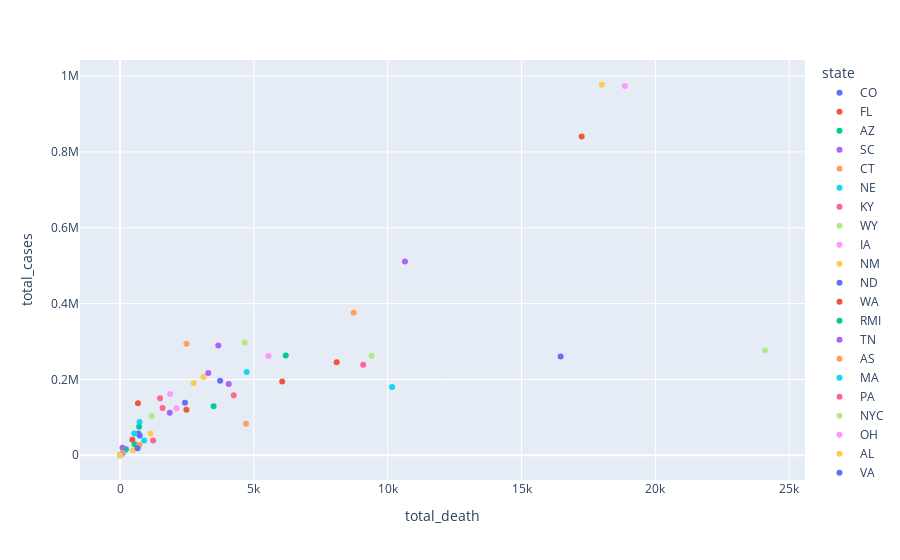

Write notebook code for a chart like this one.
### Code cell
f.update_layout(hovermode="closest")

f

### Figure 1 — Plotly figure (JSON) as saved in the notebook; plotly's stock layout.template omitted (floating-point values rounded to 4 significant figures)
{"data": [{"hovertemplate": "state=CO<br>total_death=%{x}<br>total_cases=%{y}<extra></extra>", "legendgroup": "CO", "marker": {"color": "#636efa", "symbol": "circle"}, "mode": "markers", "name": "CO", "orientation": "v", "showlegend": true, "type": "scatter", "x": [2427], "xaxis": "x", "y": [138427], "yaxis": "y"}, {"hovertemplate": "state=FL<br>total_death=%{x}<br>total_cases=%{y}<extra></extra>", "legendgroup": "FL", "marker": {"color": "#EF553B", "symbol": "circle"}, "mode": "markers", "name": "FL", "orientation": "v", "showlegend": true, "type": "scatter", "x": [17248], "xaxis": "x", "y": [840652], "yaxis": "y"}, {"hovertemplate": "state=AZ<br>total_death=%{x}<br>total_cases=%{y}<extra></extra>", "legendgroup": "AZ", "marker": {"color": "#00cc96", "symbol": "circle"}, "mode": "markers", "name": "AZ", "orientation": "v", "showlegend": true, "type": "scatter", "x": [6192], "xaxis": "x", "y": [263133], "yaxis": "y"}, {"hovertemplate": "state=SC<br>total_death=%{x}<br>total_cases=%{y}<extra></extra>", "legendgroup": "SC", "marker": {"color": "#ab63fa", "symbol": "circle"}, "mode": "markers", "name": "SC", "orientation": "v", "showlegend": true, "type": "scatter", "x": [4062], "xaxis": "x", "y": [187738], "yaxis": "y"}, {"hovertemplate": "state=CT<br>total_death=%{x}<br>total_cases=%{y}<extra></extra>", "legendgroup": "CT", "marker": {"color": "#FFA15A", "symbol": "circle"}, "mode": "markers", "name": "CT", "orientation": "v", "showlegend": true, "type": "scatter", "x": [4707], "xaxis": "x", "y": [82987], "yaxis": "y"}, {"hovertemplate": "state=NE<br>total_death=%{x}<br>total_cases=%{y}<extra></extra>", "legendgroup": "NE", "marker": {"color": "#19d3f3", "symbol": "circle"}, "mode": "markers", "name": "NE", "orientation": "v", "showlegend": true, "type": "scatter", "x": [730], "xaxis": "x", "y": [87733], "yaxis": "y"}, {"hovertemplate": "state=KY<br>total_death=%{x}<br>total_cases=%{y}<extra></extra>", "legendgroup": "KY", "marker": {"color": "#FF6692", "symbol": "circle"}, "mode": "markers", "name": "KY", "orientation": "v", "showlegend": true, "type": "scatter", "x": [1590], "xaxis": "x", "y": [124646], "yaxis": "y"}, {"hovertemplate": "state=WY<br>total_death=%{x}<br>total_cases=%{y}<extra></extra>", "legendgroup": "WY", "marker": {"color": "#B6E880", "symbol": "circle"}, "mode": "markers", "name": "WY", "orientation": "v", "showlegend": true, "type": "scatter", "x": [127], "xaxis": "x", "y": [19242], "yaxis": "y"}, {"hovertemplate": "state=IA<br>total_death=%{x}<br>total_cases=%{y}<extra></extra>", "legendgroup": "IA", "marker": {"color": "#FF97FF", "symbol": "circle"}, "mode": "markers", "name": "IA", "orientation": "v", "showlegend": true, "type": "scatter", "x": [1874], "xaxis": "x", "y": [161803], "yaxis": "y"}, {"hovertemplate": "state=NM<br>total_death=%{x}<br>total_cases=%{y}<extra></extra>", "legendgroup": "NM", "marker": {"color": "#FECB52", "symbol": "circle"}, "mode": "markers", "name": "NM", "orientation": "v", "showlegend": true, "type": "scatter", "x": [1144], "xaxis": "x", "y": [57547], "yaxis": "y"}, {"hovertemplate": "state=ND<br>total_death=%{x}<br>total_cases=%{y}<extra></extra>", "legendgroup": "ND", "marker": {"color": "#636efa", "symbol": "circle"}, "mode": "markers", "name": "ND", "orientation": "v", "showlegend": true, "type": "scatter", "x": [686], "xaxis": "x", "y": [57373], "yaxis": "y"}, {"hovertemplate": "state=WA<br>total_death=%{x}<br>total_cases=%{y}<extra></extra>", "legendgroup": "WA", "marker": {"color": "#EF553B", "symbol": "circle"}, "mode": "markers", "name": "WA", "orientation": "v", "showlegend": true, "type": "scatter", "x": [2482], "xaxis": "x", "y": [120011], "yaxis": "y"}, {"hovertemplate": "state=RMI<br>total_death=%{x}<br>total_cases=%{y}<extra></extra>", "legendgroup": "RMI", "marker": {"color": "#00cc96", "symbol": "circle"}, "mode": "markers", "name": "RMI", "orientation": "v", "showlegend": true, "type": "scatter", "x": [0], "xaxis": "x", "y": [1], "yaxis": "y"}, {"hovertemplate": "state=TN<br>total_death=%{x}<br>total_cases=%{y}<extra></extra>", "legendgroup": "TN", "marker": {"color": "#ab63fa", "symbol": "circle"}, "mode": "markers", "name": "TN", "orientation": "v", "showlegend": true, "type": "scatter", "x": [3672], "xaxis": "x", "y": [289749], "yaxis": "y"}, {"hovertemplate": "state=AS<br>total_death=%{x}<br>total_cases=%{y}<extra></extra>", "legendgroup": "AS", "marker": {"color": "#FFA15A", "symbol": "circle"}, "mode": "markers", "name": "AS", "orientation": "v", "showlegend": true, "type": "scatter", "x": [0], "xaxis": "x", "y": [3], "yaxis": "y"}, {"hovertemplate": "state=MA<br>total_death=%{x}<br>total_cases=%{y}<extra></extra>", "legendgroup": "MA", "marker": {"color": "#19d3f3", "symbol": "circle"}, "mode": "markers", "name": "MA", "orientation": "v", "showlegend": true, "type": "scatter", "x": [10165], "xaxis": "x", "y": [179872], "yaxis": "y"}, {"hovertemplate": "state=PA<br>total_death=%{x}<br>total_cases=%{y}<extra></extra>", "legendgroup": "PA", "marker": {"color": "#FF6692", "symbol": "circle"}, "mode": "markers", "name": "PA", "orientation": "v", "showlegend": true, "type": "scatter", "x": [9086], "xaxis": "x", "y": [238657], "yaxis": "y"}, {"hovertemplate": "state=NYC<br>total_death=%{x}<br>total_cases=%{y}<extra></extra>", "legendgroup": "NYC", "marker": {"color": "#B6E880", "symbol": "circle"}, "mode": "markers", "name": "NYC", "orientation": "v", "showlegend": true, "type": "scatter", "x": [24096], "xaxis": "x", "y": [277249], "yaxis": "y"}, {"hovertemplate": "state=OH<br>total_death=%{x}<br>total_cases=%{y}<extra></extra>", "legendgroup": "OH", "marker": {"color": "#FF97FF", "symbol": "circle"}, "mode": "markers", "name": "OH", "orientation": "v", "showlegend": true, "type": "scatter", "x": [5547], "xaxis": "x", "y": [261482], "yaxis": "y"}, {"hovertemplate": "state=AL<br>total_death=%{x}<br>total_cases=%{y}<extra></extra>", "legendgroup": "AL", "marker": {"color": "#FECB52", "symbol": "circle"}, "mode": "markers", "name": "AL", "orientation": "v", "showlegend": true, "type": "scatter", "x": [3120], "xaxis": "x", "y": [206567], "yaxis": "y"}, {"hovertemplate": "state=VA<br>total_death=%{x}<br>total_cases=%{y}<extra></extra>", "legendgroup": "VA", "marker": {"color": "#636efa", "symbol": "circle"}, "mode": "markers", "name": "VA", "orientation": "v", "showlegend": true, "type": "scatter", "x": [3741], "xaxis": "x", "y": [196507], "yaxis": "y"}, {"hovertemplate": "state=MI<br>total_death=%{x}<br>total_cases=%{y}<extra></extra>", "legendgroup": "MI", "marker": {"color": "#EF553B", "symbol": "circle"}, "mode": "markers", "name": "MI", "orientation": "v", "showlegend": true, "type": "scatter", "x": [8094], "xaxis": "x", "y": [245252], "yaxis": "y"}, {"hovertemplate": "state=MS<br>total_death=%{x}<br>total_cases=%{y}<extra></extra>", "legendgroup": "MS", "marker": {"color": "#00cc96", "symbol": "circle"}, "mode": "markers", "name": "MS", "orientation": "v", "showlegend": true, "type": "scatter", "x": [3497], "xaxis": "x", "y": [129394], "yaxis": "y"}, {"hovertemplate": "state=IL<br>total_death=%{x}<br>total_cases=%{y}<extra></extra>", "legendgroup": "IL", "marker": {"color": "#ab63fa", "symbol": "circle"}, "mode": "markers", "name": "IL", "orientation": "v", "showlegend": true, "type": "scatter", "x": [10645], "xaxis": "x", "y": [511183], "yaxis": "y"}, {"hovertemplate": "state=WI<br>total_death=%{x}<br>total_cases=%{y}<extra></extra>", "legendgroup": "WI", "marker": {"color": "#FFA15A", "symbol": "circle"}, "mode": "markers", "name": "WI", "orientation": "v", "showlegend": true, "type": "scatter", "x": [2482], "xaxis": "x", "y": [293812], "yaxis": "y"}, {"hovertemplate": "state=PR<br>total_death=%{x}<br>total_cases=%{y}<extra></extra>", "legendgroup": "PR", "marker": {"color": "#19d3f3", "symbol": "circle"}, "mode": "markers", "name": "PR", "orientation": "v", "showlegend": true, "type": "scatter", "x": [901], "xaxis": "x", "y": [39120], "yaxis": "y"}, {"hovertemplate": "state=OK<br>total_death=%{x}<br>total_cases=%{y}<extra></extra>", "legendgroup": "OK", "marker": {"color": "#FF6692", "symbol": "circle"}, "mode": "markers", "name": "OK", "orientation": "v", "showlegend": true, "type": "scatter", "x": [1496], "xaxis": "x", "y": [150578], "yaxis": "y"}, {"hovertemplate": "state=NC<br>total_death=%{x}<br>total_cases=%{y}<extra></extra>", "legendgroup": "NC", "marker": {"color": "#B6E880", "symbol": "circle"}, "mode": "markers", "name": "NC", "orientation": "v", "showlegend": true, "type": "scatter", "x": [4660], "xaxis": "x", "y": [297442], "yaxis": "y"}, {"hovertemplate": "state=TX<br>total_death=%{x}<br>total_cases=%{y}<extra></extra>", "legendgroup": "TX", "marker": {"color": "#FF97FF", "symbol": "circle"}, "mode": "markers", "name": "TX", "orientation": "v", "showlegend": true, "type": "scatter", "x": [18863], "xaxis": "x", "y": [974230], "yaxis": "y"}, {"hovertemplate": "state=CA<br>total_death=%{x}<br>total_cases=%{y}<extra></extra>", "legendgroup": "CA", "marker": {"color": "#FECB52", "symbol": "circle"}, "mode": "markers", "name": "CA", "orientation": "v", "showlegend": true, "type": "scatter", "x": [18001], "xaxis": "x", "y": [977218], "yaxis": "y"}, {"hovertemplate": "state=NJ<br>total_death=%{x}<br>total_cases=%{y}<extra></extra>", "legendgroup": "NJ", "marker": {"color": "#636efa", "symbol": "circle"}, "mode": "markers", "name": "NJ", "orientation": "v", "showlegend": true, "type": "scatter", "x": [16461], "xaxis": "x", "y": [260430], "yaxis": "y"}, {"hovertemplate": "state=LA<br>total_death=%{x}<br>total_cases=%{y}<extra></extra>", "legendgroup": "LA", "marker": {"color": "#EF553B", "symbol": "circle"}, "mode": "markers", "name": "LA", "orientation": "v", "showlegend": true, "type": "scatter", "x": [6058], "xaxis": "x", "y": [194702], "yaxis": "y"}, {"hovertemplate": "state=ID<br>total_death=%{x}<br>total_cases=%{y}<extra></extra>", "legendgroup": "ID", "marker": {"color": "#00cc96", "symbol": "circle"}, "mode": "markers", "name": "ID", "orientation": "v", "showlegend": true, "type": "scatter", "x": [714], "xaxis": "x", "y": [75428], "yaxis": "y"}, {"hovertemplate": "state=NV<br>total_death=%{x}<br>total_cases=%{y}<extra></extra>", "legendgroup": "NV", "marker": {"color": "#ab63fa", "symbol": "circle"}, "mode": "markers", "name": "NV", "orientation": "v", "showlegend": true, "type": "scatter", "x": [1859], "xaxis": "x", "y": [112304], "yaxis": "y"}, {"hovertemplate": "state=GA<br>total_death=%{x}<br>total_cases=%{y}<extra></extra>", "legendgroup": "GA", "marker": {"color": "#FFA15A", "symbol": "circle"}, "mode": "markers", "name": "GA", "orientation": "v", "showlegend": true, "type": "scatter", "x": [8730], "xaxis": "x", "y": [376054], "yaxis": "y"}, {"hovertemplate": "state=IN<br>total_death=%{x}<br>total_cases=%{y}<extra></extra>", "legendgroup": "IN", "marker": {"color": "#19d3f3", "symbol": "circle"}, "mode": "markers", "name": "IN", "orientation": "v", "showlegend": true, "type": "scatter", "x": [4731], "xaxis": "x", "y": [219338], "yaxis": "y"}, {"hovertemplate": "state=MD<br>total_death=%{x}<br>total_cases=%{y}<extra></extra>", "legendgroup": "MD", "marker": {"color": "#FF6692", "symbol": "circle"}, "mode": "markers", "name": "MD", "orientation": "v", "showlegend": true, "type": "scatter", "x": [4249], "xaxis": "x", "y": [158423], "yaxis": "y"}, {"hovertemplate": "state=NY<br>total_death=%{x}<br>total_cases=%{y}<extra></extra>", "legendgroup": "NY", "marker": {"color": "#B6E880", "symbol": "circle"}, "mode": "markers", "name": "NY", "orientation": "v", "showlegend": true, "type": "scatter", "x": [9399], "xaxis": "x", "y": [262562], "yaxis": "y"}, {"hovertemplate": "state=AR<br>total_death=%{x}<br>total_cases=%{y}<extra></extra>", "legendgroup": "AR", "marker": {"color": "#FF97FF", "symbol": "circle"}, "mode": "markers", "name": "AR", "orientation": "v", "showlegend": true, "type": "scatter", "x": [2112], "xaxis": "x", "y": [124235], "yaxis": "y"}, {"hovertemplate": "state=MN<br>total_death=%{x}<br>total_cases=%{y}<extra></extra>", "legendgroup": "MN", "marker": {"color": "#FECB52", "symbol": "circle"}, "mode": "markers", "name": "MN", "orientation": "v", "showlegend": true, "type": "scatter", "x": [2752], "xaxis": "x", "y": [189681], "yaxis": "y"}, {"hovertemplate": "state=OR<br>total_death=%{x}<br>total_cases=%{y}<extra></extra>", "legendgroup": "OR", "marker": {"color": "#636efa", "symbol": "circle"}, "mode": "markers", "name": "OR", "orientation": "v", "showlegend": true, "type": "scatter", "x": [737], "xaxis": "x", "y": [51909], "yaxis": "y"}, {"hovertemplate": "state=UT<br>total_death=%{x}<br>total_cases=%{y}<extra></extra>", "legendgroup": "UT", "marker": {"color": "#EF553B", "symbol": "circle"}, "mode": "markers", "name": "UT", "orientation": "v", "showlegend": true, "type": "scatter", "x": [672], "xaxis": "x", "y": [137385], "yaxis": "y"}, {"hovertemplate": "state=WV<br>total_death=%{x}<br>total_cases=%{y}<extra></extra>", "legendgroup": "WV", "marker": {"color": "#00cc96", "symbol": "circle"}, "mode": "markers", "name": "WV", "orientation": "v", "showlegend": true, "type": "scatter", "x": [546], "xaxis": "x", "y": [29316], "yaxis": "y"}, {"hovertemplate": "state=MO<br>total_death=%{x}<br>total_cases=%{y}<extra></extra>", "legendgroup": "MO", "marker": {"color": "#ab63fa", "symbol": "circle"}, "mode": "markers", "name": "MO", "orientation": "v", "showlegend": true, "type": "scatter", "x": [3299], "xaxis": "x", "y": [216697], "yaxis": "y"}, {"hovertemplate": "state=DE<br>total_death=%{x}<br>total_cases=%{y}<extra></extra>", "legendgroup": "DE", "marker": {"color": "#FFA15A", "symbol": "circle"}, "mode": "markers", "name": "DE", "orientation": "v", "showlegend": true, "type": "scatter", "x": [724], "xaxis": "x", "y": [27342], "yaxis": "y"}, {"hovertemplate": "state=SD<br>total_death=%{x}<br>total_cases=%{y}<extra></extra>", "legendgroup": "SD", "marker": {"color": "#19d3f3", "symbol": "circle"}, "mode": "markers", "name": "SD", "orientation": "v", "showlegend": true, "type": "scatter", "x": [540], "xaxis": "x", "y": [57334], "yaxis": "y"}, {"hovertemplate": "state=RI<br>total_death=%{x}<br>total_cases=%{y}<extra></extra>", "legendgroup": "RI", "marker": {"color": "#FF6692", "symbol": "circle"}, "mode": "markers", "name": "RI", "orientation": "v", "showlegend": true, "type": "scatter", "x": [1237], "xaxis": "x", "y": [38798], "yaxis": "y"}, {"hovertemplate": "state=KS<br>total_death=%{x}<br>total_cases=%{y}<extra></extra>", "legendgroup": "KS", "marker": {"color": "#B6E880", "symbol": "circle"}, "mode": "markers", "name": "KS", "orientation": "v", "showlegend": true, "type": "scatter", "x": [1181], "xaxis": "x", "y": [103553], "yaxis": "y"}, {"hovertemplate": "state=ME<br>total_death=%{x}<br>total_cases=%{y}<extra></extra>", "legendgroup": "ME", "marker": {"color": "#FF97FF", "symbol": "circle"}, "mode": "markers", "name": "ME", "orientation": "v", "showlegend": true, "type": "scatter", "x": [158], "xaxis": "x", "y": [8202], "yaxis": "y"}, {"hovertemplate": "state=NH<br>total_death=%{x}<br>total_cases=%{y}<extra></extra>", "legendgroup": "NH", "marker": {"color": "#FECB52", "symbol": "circle"}, "mode": "markers", "name": "NH", "orientation": "v", "showlegend": true, "type": "scatter", "x": [489], "xaxis": "x", "y": [12919], "yaxis": "y"}, {"hovertemplate": "state=DC<br>total_death=%{x}<br>total_cases=%{y}<extra></extra>", "legendgroup": "DC", "marker": {"color": "#636efa", "symbol": "circle"}, "mode": "markers", "name": "DC", "orientation": "v", "showlegend": true, "type": "scatter", "x": [657], "xaxis": "x", "y": [18173], "yaxis": "y"}, {"hovertemplate": "state=MT<br>total_death=%{x}<br>total_cases=%{y}<extra></extra>", "legendgroup": "MT", "marker": {"color": "#EF553B", "symbol": "circle"}, "mode": "markers", "name": "MT", "orientation": "v", "showlegend": true, "type": "scatter", "x": [462], "xaxis": "x", "y": [41151], "yaxis": "y"}, {"hovertemplate": "state=HI<br>total_death=%{x}<br>total_cases=%{y}<extra></extra>", "legendgroup": "HI", "marker": {"color": "#00cc96", "symbol": "circle"}, "mode": "markers", "name": "HI", "orientation": "v", "showlegend": true, "type": "scatter", "x": [221], "xaxis": "x", "y": [15961], "yaxis": "y"}, {"hovertemplate": "state=AK<br>total_death=%{x}<br>total_cases=%{y}<extra></extra>", "legendgroup": "AK", "marker": {"color": "#ab63fa", "symbol": "circle"}, "mode": "markers", "name": "AK", "orientation": "v", "showlegend": true, "type": "scatter", "x": [92], "xaxis": "x", "y": [19712], "yaxis": "y"}, {"hovertemplate": "state=GU<br>total_death=%{x}<br>total_cases=%{y}<extra></extra>", "legendgroup": "GU", "marker": {"color": "#FFA15A", "symbol": "circle"}, "mode": "markers", "name": "GU", "orientation": "v", "showlegend": true, "type": "scatter", "x": [91], "xaxis": "x", "y": [5654], "yaxis": "y"}, {"hovertemplate": "state=VT<br>total_death=%{x}<br>total_cases=%{y}<extra></extra>", "legendgroup": "VT", "marker": {"color": "#19d3f3", "symbol": "circle"}, "mode": "markers", "name": "VT", "orientation": "v", "showlegend": true, "type": "scatter", "x": [59], "xaxis": "x", "y": [2462], "yaxis": "y"}, {"hovertemplate": "state=VI<br>total_death=%{x}<br>total_cases=%{y}<extra></extra>", "legendgroup": "VI", "marker": {"color": "#FF6692", "symbol": "circle"}, "mode": "markers", "name": "VI", "orientation": "v", "showlegend": true, "type": "scatter", "x": [23], "xaxis": "x", "y": [1413], "yaxis": "y"}, {"hovertemplate": "state=MP<br>total_death=%{x}<br>total_cases=%{y}<extra></extra>", "legendgroup": "MP", "marker": {"color": "#B6E880", "symbol": "circle"}, "mode": "markers", "name": "MP", "orientation": "v", "showlegend": true, "type": "scatter", "x": [2], "xaxis": "x", "y": [100], "yaxis": "y"}, {"hovertemplate": "state=FSM<br>total_death=%{x}<br>total_cases=%{y}<extra></extra>", "legendgroup": "FSM", "marker": {"color": "#FF97FF", "symbol": "circle"}, "mode": "markers", "name": "FSM", "orientation": "v", "showlegend": true, "type": "scatter", "x": [0], "xaxis": "x", "y": [0], "yaxis": "y"}, {"hovertemplate": "state=PW<br>total_death=%{x}<br>total_cases=%{y}<extra></extra>", "legendgroup": "PW", "marker": {"color": "#FECB52", "symbol": "circle"}, "mode": "markers", "name": "PW", "orientation": "v", "showlegend": true, "type": "scatter", "x": [0], "xaxis": "x", "y": [0], "yaxis": "y"}], "layout": {"hovermode": "closest", "legend": {"title": {"text": "state"}, "tracegroupgap": 0}, "margin": {"t": 60}, "xaxis": {"anchor": "y", "domain": [0, 1], "title": {"text": "total_death"}}, "yaxis": {"anchor": "x", "domain": [0, 1], "title": {"text": "total_cases"}}}}
